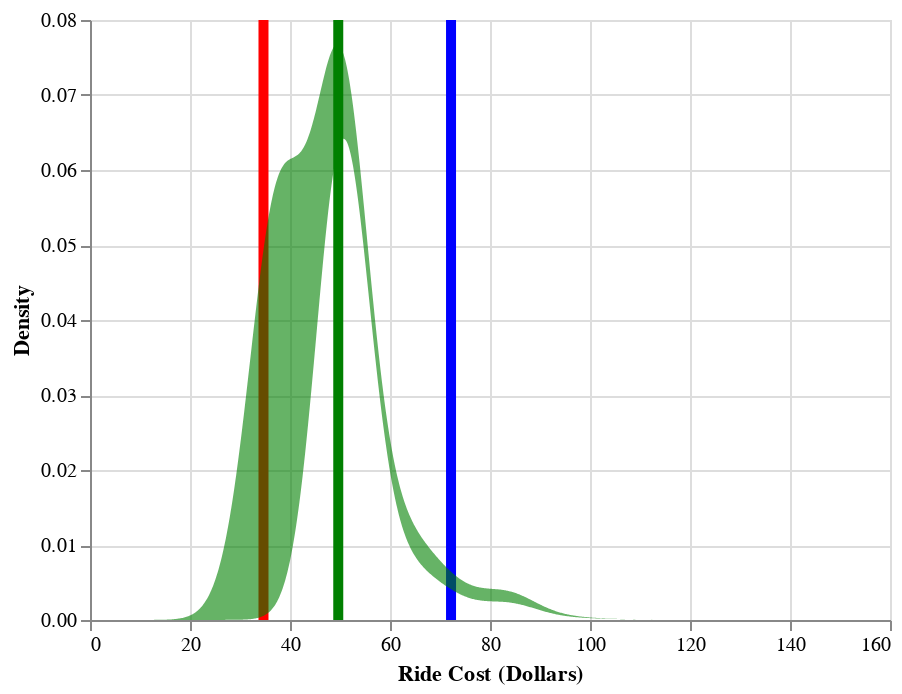

Notebook code for this chart:
### Markdown cell above
### Airport Trip

### Code cell
USER_PARAMS = {"pickup": "chicago ohare airport",
               "dropoff": "the bean chicago",
               "forecast_hrs":1}

results = run_Fair_Fare(USER_PARAMS)

pd.set_option("display.precision", 2)
print(pd.DataFrame(results[5]).iloc[0])

rideshare_shared_fares,rideshare_fares,taxi_fares = results[2:5]
fare_dict = {'Pooled_Rideshare_Dist':rideshare_shared_fares, 
             'Rideshare_Dist': rideshare_fares, 'Taxi_Dist': taxi_fares}
predictions = results[5]

show_viz(results,fare_dict, predictions)

### Figure 1 — Vega-Lite specification as saved in the notebook (floating-point values rounded to 4 significant figures; data arrays with more than 128 entries replaced by an {"elided": "..."} marker saying what was removed)
{"$schema": "https://vega.github.io/schema/vega-lite/v3.3.0.json", "config": {"mark": {"tooltip": null}, "view": {"height": 300, "width": 400}}, "datasets": {"data-06d31e01a0060a4a20c9312e8cd867bb": [{"hour": 0, "parameter": "Rideshare_shared_price_estimate", "value": 34.7}, {"hour": 0, "parameter": "Rideshare_regular_price_estimate", "value": 49.65}, {"hour": 0, "parameter": "Taxi_price_estimate", "value": 72.21}], "data-f0c1fcdfb3277d4a0d17387cf11418cd": {"elided": "2736 records"}}, "layer": [{"data": {"name": "data-06d31e01a0060a4a20c9312e8cd867bb"}, "encoding": {"color": {"field": "parameter", "scale": {"domain": ["Rideshare_shared_price_estimate", "Rideshare_regular_price_estimate", "Taxi_price_estimate"], "range": ["red", "green", "blue"]}, "type": "nominal"}, "size": {"value": 5}, "x": {"field": "value", "type": "quantitative"}}, "mark": {"color": "red", "type": "rule"}, "selection": {" ": {"bind": {"input": "range", "max": 9, "min": 0, "step": 1}, "fields": ["hour"], "init": {"hour": 0}, "type": "single"}}, "transform": [{"filter": {"selection": " "}}]}, {"data": {"name": "data-f0c1fcdfb3277d4a0d17387cf11418cd"}, "encoding": {"color": {"field": "parameter", "legend": null, "scale": {"domain": ["Pooled_Rideshare_Dist", "Rideshare_Dist", "Taxi_Dist"], "range": ["red", "green", "blue"]}, "type": "nominal"}, "opacity": {"condition": {"selection": "Ride Type", "value": 0.6}, "value": 0}, "x": {"field": "x", "title": "Ride Cost (Dollars)", "type": "quantitative"}, "y": {"field": "value", "title": "Density", "type": "quantitative"}}, "mark": {"point": false, "size": 4, "type": "area"}, "selection": {"Ride Type": {"bind": {"input": "select", "options": ["Pooled_Rideshare_Dist", "Rideshare_Dist", "Taxi_Dist"]}, "clear": false, "fields": ["parameter"], "init": {"parameter": "Rideshare_Dist"}, "on": "doubleclick", "type": "single"}}}]}
